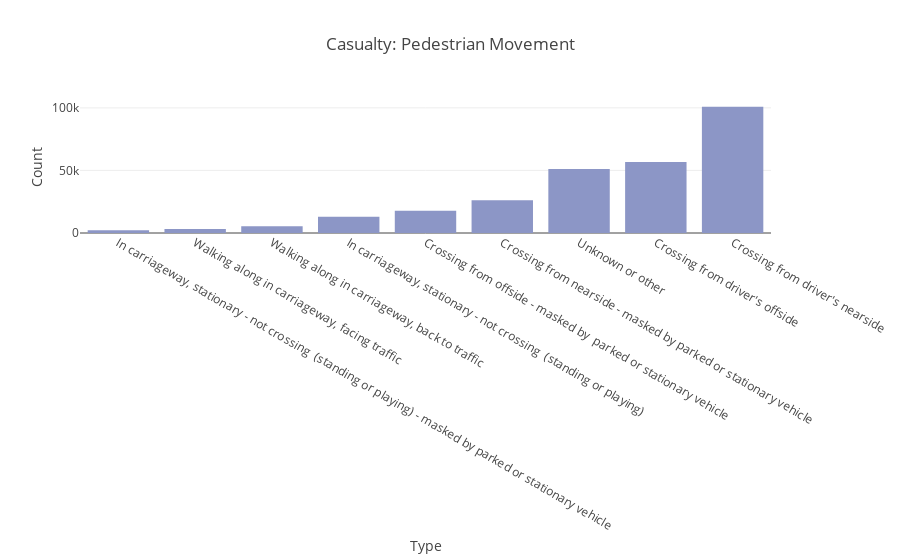

The notebook cell saved with this chart:
### Code cell
# casualties_by_pedestrian_movement:  

casualties_by_pedestrian_movement= casualties_data[casualties_data.Casualty_Type == 'Pedestrian'].Pedestrian_Movement.groupby([casualties_data.Pedestrian_Movement]).count().sort_values()


trace_1 = go.Bar(
            x=casualties_by_pedestrian_movement.index,
            y=casualties_by_pedestrian_movement, 
            name = 'Pedestrian Movement', 
            marker=dict(color = bupu[4]))

layout = go.Layout(title="Casualty: Pedestrian Movement", 
                        barmode='stack', 
                        xaxis = dict(ticks='', nticks=48, 
                                    title=go.layout.xaxis.Title(
                                    text='Type'), automargin=True),
                        yaxis = dict(ticks='', title=go.layout.yaxis.Title(
                                    text='Count'), automargin=True))


plotly.offline.iplot({
    "data": [trace_1],
    "layout": layout
})

### Figure 1 — Plotly figure (JSON) as saved in the notebook; plotly's stock layout.template omitted (floating-point values rounded to 4 significant figures)
{"data": [{"marker": {"color": "rgb(140,150,198)"}, "name": "Pedestrian Movement", "type": "bar", "uid": "bf3c3692-23de-4735-966b-84575991dd09", "x": ["In carriageway, stationary - not crossing  (standing or playing) - masked by parked or stationary vehicle", "Walking along in carriageway, facing traffic", "Walking along in carriageway, back to traffic", "In carriageway, stationary - not crossing  (standing or playing)", "Crossing from offside - masked by  parked or stationary vehicle", "Crossing from nearside - masked by parked or stationary vehicle", "Unknown or other", "Crossing from driver's offside", "Crossing from driver's nearside"], "y": [2151, 3249, 5302, 13033, 17815, 26180, 51166, 56674, 100973]}], "layout": {"barmode": "stack", "title": {"text": "Casualty: Pedestrian Movement"}, "xaxis": {"automargin": true, "nticks": 48, "ticks": "", "title": {"text": "Type"}}, "yaxis": {"automargin": true, "ticks": "", "title": {"text": "Count"}}}}
